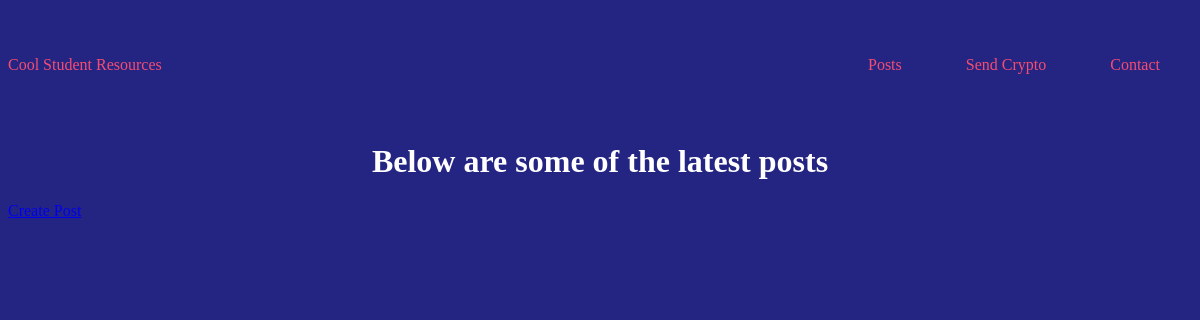
Page /posts on the earlier database version.
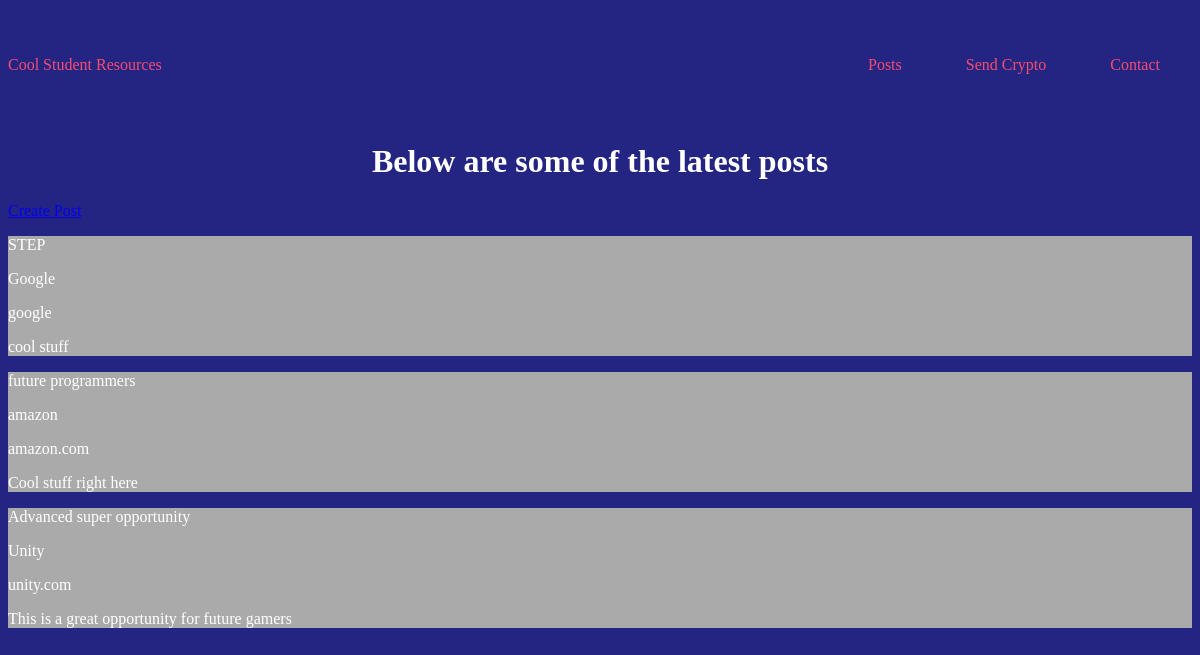
Same page on the later database version.
### postings/models.py (models this page shows)
class Internship(models.Model):
    image = models.ImageField(upload_to='images/')
    internship_name = models.CharField(max_length=30)
    employer_name = models.CharField(max_length=30)
    link = models.URLField(max_length=200)
    description = models.CharField(max_length=200)

### postings/views.py (the view)
# urls.py: path('posts', views.posts, name="posts"),
def posts(request):
    internships = Internship.objects
    return render(request, 'postings/posts.html', {'internships': internships})

### postings/templates/postings/posts.html (shortened to what this page needs)
{% extends 'postings/base.html' %}
{% load static %}
{% block head %}
<link rel="stylesheet" href="{% static 'postings/posts.css' %}"
{% endblock %}
{% block content %}
<h1>Below are some of the latest posts</h1>
<a href="{% url 'create' %}">Create Post</a>
{% for internship in internships.all %}
<div class="row">
  <div class="column" style="background-color:#aaa;">
    <p>{{ internship.internship_name }}</p>
    <p>{{ internship.employer_name }}</p>
    <p>{{ internship.link }}</p>
    <p>{{ internship.description }}</p>
  </div>
</div>
{% endfor %}
{% endblock %}

### postings/templates/postings/base.html (shortened to what this page needs)
<!DOCTYPE html>
<html lang="en">
<head>
    {% block head %}
    {% endblock %}
</head>
<body>
    <nav>
        <div class="logo">
            <a href="{% url 'home' %}">Cool Student Resources</a>
        </div>
        <ul class="nav-container">
            <li><a href="{% url 'posts' %}">Posts</a></li>
            <li><a href="#">Send Crypto</a></li>
            <li><a href="#">Contact</a></li>
        </ul>
    </nav>
    {% block content %}
    {% endblock %}
</body>
</html>

### postings/static/postings/posts.css (style rules this page uses)
body { background-color: #242582; }
.logo a { text-decoration: none; size: 20px; color:#F64C72; }
nav { display: flex; justify-content: space-between; align-items: center; overflow: hidden; font-family: Serif; }
.nav-container { display: flex; }
.nav-container li { list-style-type: none; padding: 2rem; }
.nav-container a { text-decoration: none; color:#F64C72; }
h1 { text-align:center; font-family: Serif; color: white; }
p { font-family: Serif; color: white; }

Differences in the rows shown:
added Internship: internship_name "STEP", employer_name "Google", link "google", description "cool stuff"
added Internship: internship_name "future programmers", employer_name "amazon", link "amazon.com", description "Cool stuff right here"
added Internship: internship_name "Advanced super opportunity", employer_name "Unity", link "unity.com", description "This is a great opportunity for future gamers"
